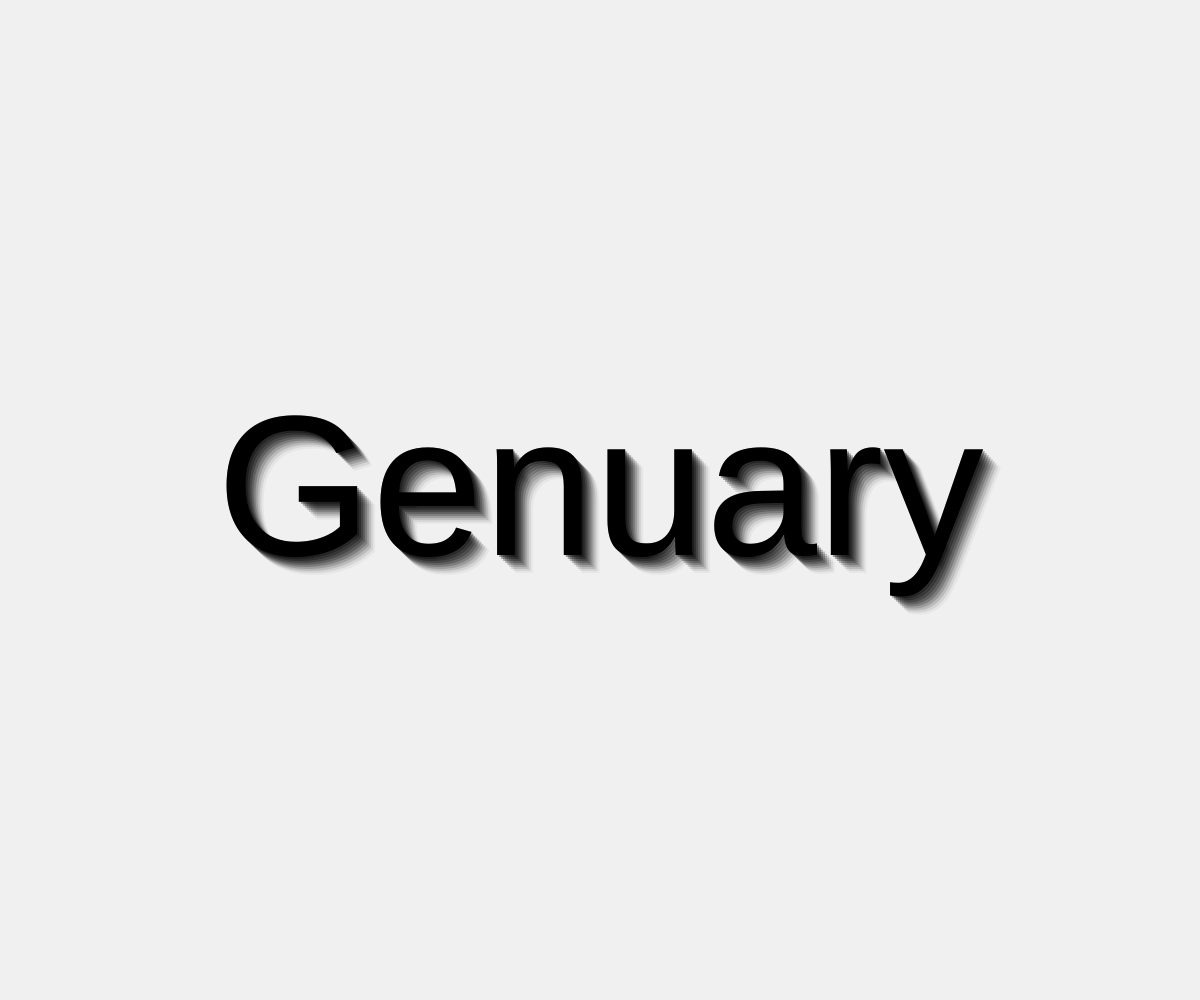
Frame 1 (no input)
Frame 60 (no input): identical to frame 1, image omitted
Frame 120 (the mouse pressed at the canvas centre since frame 60): identical to frame 1, image omitted

The p5.js sketch that drew this single still picture (run headless with seeded random() and noise() and a simulated clock; from frame 60 on, the mouse is pressed at the canvas centre):

// p5.js sketch
// ── sketch.js
function setup() { createCanvas(windowWidth, windowHeight); textAlign(CENTER, CENTER); textSize(min(width,height)*0.2); }
function draw() {
  background(240);
  let txt = 'Genuary';
  translate(width/2, height/2);
  for(let i=0; i<10; i++) {
    fill(0, 100 - i*10);
    text(txt, i*2, i*2);
  }
  fill(0);
  text(txt, 0, 0);
}
function windowResized() { resizeCanvas(windowWidth, windowHeight); }
